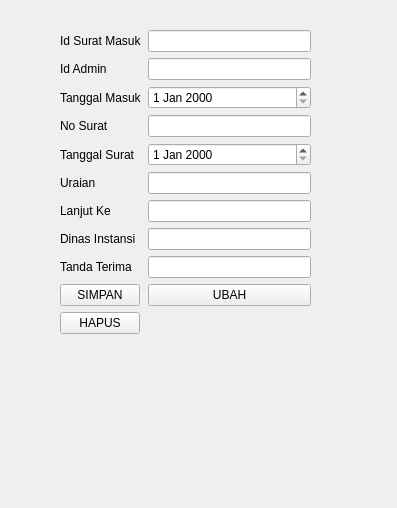
<?xml version="1.0" encoding="UTF-8"?>
<ui version="4.0">
 <class>Form</class>
 <widget class="QWidget" name="Form">
  <property name="geometry">
   <rect>
    <x>0</x>
    <y>0</y>
    <width>397</width>
    <height>508</height>
   </rect>
  </property>
  <property name="windowTitle">
   <string>Form</string>
  </property>
  <widget class="QWidget" name="formLayoutWidget">
   <property name="geometry">
    <rect>
     <x>60</x>
     <y>30</y>
     <width>251</width>
     <height>384</height>
    </rect>
   </property>
   <layout class="QFormLayout" name="formLayout">
    <item row="0" column="0">
     <widget class="QLabel" name="idSuratMasukLabel">
      <property name="text">
       <string>Id Surat Masuk</string>
      </property>
     </widget>
    </item>
    <item row="0" column="1">
     <widget class="QLineEdit" name="idSuratMasukLineEdit"/>
    </item>
    <item row="1" column="0">
     <widget class="QLabel" name="idAdminLabel">
      <property name="text">
       <string>Id Admin</string>
      </property>
     </widget>
    </item>
    <item row="1" column="1">
     <widget class="QLineEdit" name="idAdminLineEdit"/>
    </item>
    <item row="2" column="0">
     <widget class="QLabel" name="tanggalMasukLabel">
      <property name="text">
       <string>Tanggal Masuk</string>
      </property>
     </widget>
    </item>
    <item row="2" column="1">
     <widget class="QDateEdit" name="tanggalMasukDateEdit"/>
    </item>
    <item row="3" column="0">
     <widget class="QLabel" name="noSuratLabel">
      <property name="text">
       <string>No Surat</string>
      </property>
     </widget>
    </item>
    <item row="3" column="1">
     <widget class="QLineEdit" name="noSuratLineEdit"/>
    </item>
    <item row="5" column="0">
     <widget class="QLabel" name="uraianLabel">
      <property name="text">
       <string>Uraian</string>
      </property>
     </widget>
    </item>
    <item row="5" column="1">
     <widget class="QLineEdit" name="uraianLineEdit"/>
    </item>
    <item row="6" column="0">
     <widget class="QLabel" name="lanjutKeLabel">
      <property name="text">
       <string>Lanjut Ke</string>
      </property>
     </widget>
    </item>
    <item row="6" column="1">
     <widget class="QLineEdit" name="lanjutKeLineEdit"/>
    </item>
    <item row="7" column="0">
     <widget class="QLabel" name="dinasInstansiLabel">
      <property name="text">
       <string>Dinas Instansi</string>
      </property>
     </widget>
    </item>
    <item row="7" column="1">
     <widget class="QLineEdit" name="dinasInstansiLineEdit"/>
    </item>
    <item row="8" column="0">
     <widget class="QLabel" name="tandaTerimaLabel">
      <property name="text">
       <string>Tanda Terima</string>
      </property>
     </widget>
    </item>
    <item row="8" column="1">
     <widget class="QLineEdit" name="tandaTerimaLineEdit"/>
    </item>
    <item row="9" column="0">
     <widget class="QPushButton" name="BtnSimpan">
      <property name="text">
       <string>SIMPAN</string>
      </property>
     </widget>
    </item>
    <item row="9" column="1">
     <widget class="QPushButton" name="BtnUbah">
      <property name="text">
       <string>UBAH</string>
      </property>
     </widget>
    </item>
    <item row="10" column="0">
     <widget class="QPushButton" name="BtnHapus">
      <property name="text">
       <string>HAPUS</string>
      </property>
     </widget>
    </item>
    <item row="4" column="0">
     <widget class="QLabel" name="tanggalSuratLabel">
      <property name="text">
       <string>Tanggal Surat</string>
      </property>
     </widget>
    </item>
    <item row="4" column="1">
     <widget class="QDateEdit" name="tanggalSuratDateEdit"/>
    </item>
   </layout>
  </widget>
 </widget>
 <resources/>
 <connections/>
</ui>
